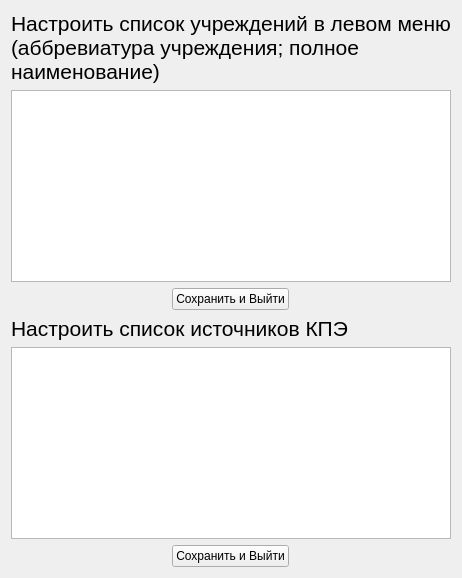
         <widget class="QWidget" name="page_6">
          <layout class="QVBoxLayout" name="verticalLayout_17">
           <item>
            <widget class="QLabel" name="txtWelcome_6">
             <property name="font">
              <font>
               <pointsize>16</pointsize>
               <italic>false</italic>
               <fontweight>DemiBold</fontweight>
              </font>
             </property>
             <property name="frameShape">
              <enum>QFrame::Box</enum>
             </property>
             <property name="lineWidth">
              <number>0</number>
             </property>
             <property name="text">
              <string>Настроить список учреждений в левом меню (аббревиатура учреждения; полное наименование)</string>
             </property>
             <property name="scaledContents">
              <bool>false</bool>
             </property>
             <property name="wordWrap">
              <bool>true</bool>
             </property>
            </widget>
           </item>
           <item>
            <widget class="QTextEdit" name="depTextEdit">
             <property name="html">
              <string>&lt;!DOCTYPE HTML PUBLIC &quot;-//W3C//DTD HTML 4.0//EN&quot; &quot;http://www.w3.org/TR/REC-html40/strict.dtd&quot;&gt;
&lt;html&gt;&lt;head&gt;&lt;meta name=&quot;qrichtext&quot; content=&quot;1&quot; /&gt;&lt;meta charset=&quot;utf-8&quot; /&gt;&lt;style type=&quot;text/css&quot;&gt;
p, li { white-space: pre-wrap; }
hr { height: 1px; border-width: 0; }
li.unchecked::marker { content: &quot;\2610&quot;; }
li.checked::marker { content: &quot;\2612&quot;; }
&lt;/style&gt;&lt;/head&gt;&lt;body style=&quot; font-family:'Segoe UI'; font-size:9pt; font-weight:400; font-style:normal;&quot;&gt;
&lt;p style=&quot;-qt-paragraph-type:empty; margin-top:0px; margin-bottom:0px; margin-left:0px; margin-right:0px; -qt-block-indent:0; text-indent:0px; font-family:'.AppleSystemUIFont'; font-size:13pt;&quot;&gt;&lt;br /&gt;&lt;/p&gt;&lt;/body&gt;&lt;/html&gt;</string>
             </property>
            </widget>
           </item>
           <item>
            <widget class="QWidget" name="widget_6" native="true">
             <layout class="QHBoxLayout" name="horizontalLayout_10">
              <property name="leftMargin">
               <number>0</number>
              </property>
              <property name="topMargin">
               <number>0</number>
              </property>
              <property name="rightMargin">
               <number>0</number>
              </property>
              <property name="bottomMargin">
               <number>0</number>
              </property>
              <item alignment="Qt::AlignHCenter">
               <widget class="QPushButton" name="saveBtn_3">
                <property name="cursor">
                 <cursorShape>PointingHandCursor</cursorShape>
                </property>
                <property name="text">
                 <string>Сохранить и Выйти</string>
                </property>
               </widget>
              </item>
             </layout>
            </widget>
           </item>
           <item>
            <widget class="QLabel" name="txtWelcome_7">
             <property name="font">
              <font>
               <pointsize>16</pointsize>
               <italic>false</italic>
               <fontweight>DemiBold</fontweight>
              </font>
             </property>
             <property name="frameShape">
              <enum>QFrame::Box</enum>
             </property>
             <property name="lineWidth">
              <number>0</number>
             </property>
             <property name="text">
              <string>Настроить список источников КПЭ</string>
             </property>
             <property name="scaledContents">
              <bool>false</bool>
             </property>
             <property name="wordWrap">
              <bool>true</bool>
             </property>
            </widget>
           </item>
           <item>
            <widget class="QTextEdit" name="depTextEdit_2">
             <property name="html">
              <string>&lt;!DOCTYPE HTML PUBLIC &quot;-//W3C//DTD HTML 4.0//EN&quot; &quot;http://www.w3.org/TR/REC-html40/strict.dtd&quot;&gt;
&lt;html&gt;&lt;head&gt;&lt;meta name=&quot;qrichtext&quot; content=&quot;1&quot; /&gt;&lt;meta charset=&quot;utf-8&quot; /&gt;&lt;style type=&quot;text/css&quot;&gt;
p, li { white-space: pre-wrap; }
hr { height: 1px; border-width: 0; }
li.unchecked::marker { content: &quot;\2610&quot;; }
li.checked::marker { content: &quot;\2612&quot;; }
&lt;/style&gt;&lt;/head&gt;&lt;body style=&quot; font-family:'Segoe UI'; font-size:9pt; font-weight:400; font-style:normal;&quot;&gt;
&lt;p style=&quot;-qt-paragraph-type:empty; margin-top:0px; margin-bottom:0px; margin-left:0px; margin-right:0px; -qt-block-indent:0; text-indent:0px; font-family:'.AppleSystemUIFont'; font-size:13pt;&quot;&gt;&lt;br /&gt;&lt;/p&gt;&lt;/body&gt;&lt;/html&gt;</string>
             </property>
            </widget>
           </item>
           <item>
            <widget class="QWidget" name="widget_7" native="true">
             <layout class="QHBoxLayout" name="horizontalLayout_11">
              <property name="leftMargin">
               <number>0</number>
              </property>
              <property name="topMargin">
               <number>0</number>
              </property>
              <property name="rightMargin">
               <number>0</number>
              </property>
              <property name="bottomMargin">
               <number>0</number>
              </property>
              <item alignment="Qt::AlignHCenter">
               <widget class="QPushButton" name="saveBtn_4">
                <property name="cursor">
                 <cursorShape>PointingHandCursor</cursorShape>
                </property>
                <property name="text">
                 <string>Сохранить и Выйти</string>
                </property>
               </widget>
              </item>
             </layout>
            </widget>
           </item>
          </layout>
         </widget>
